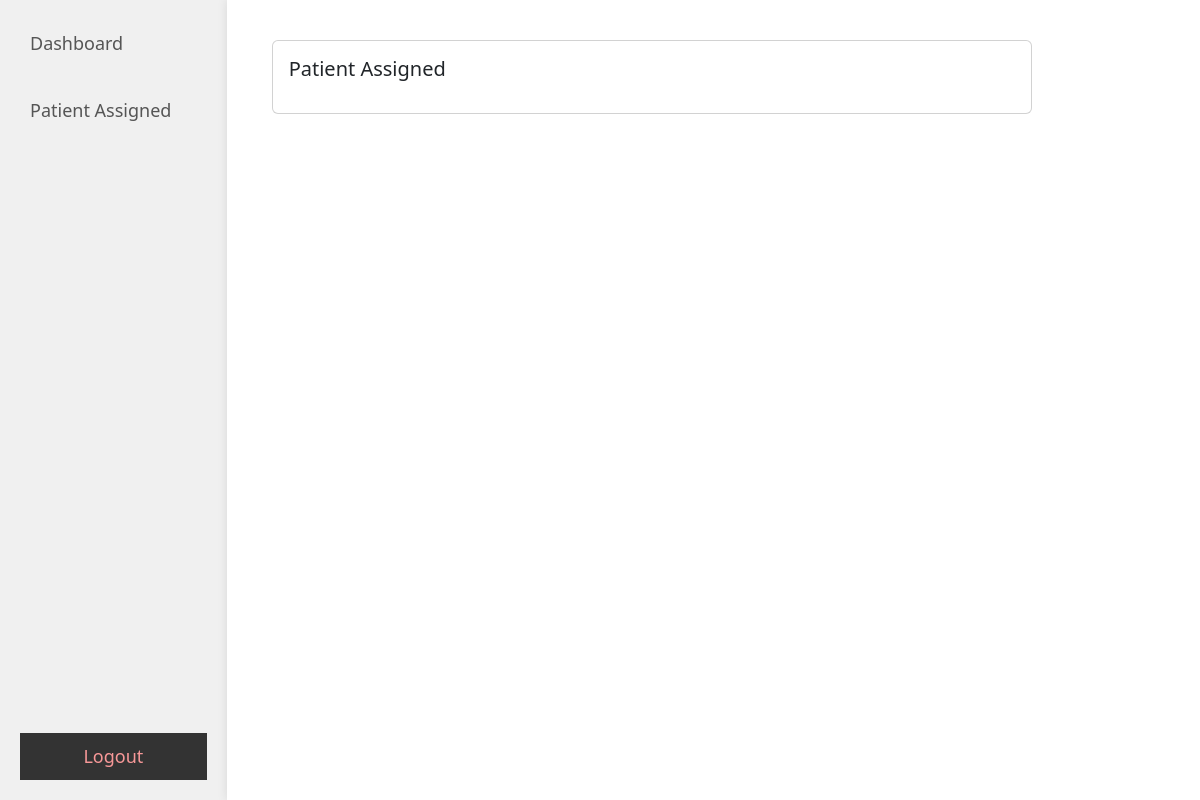
/patient_assign (signed in), run on an earlier commit of the app's database.
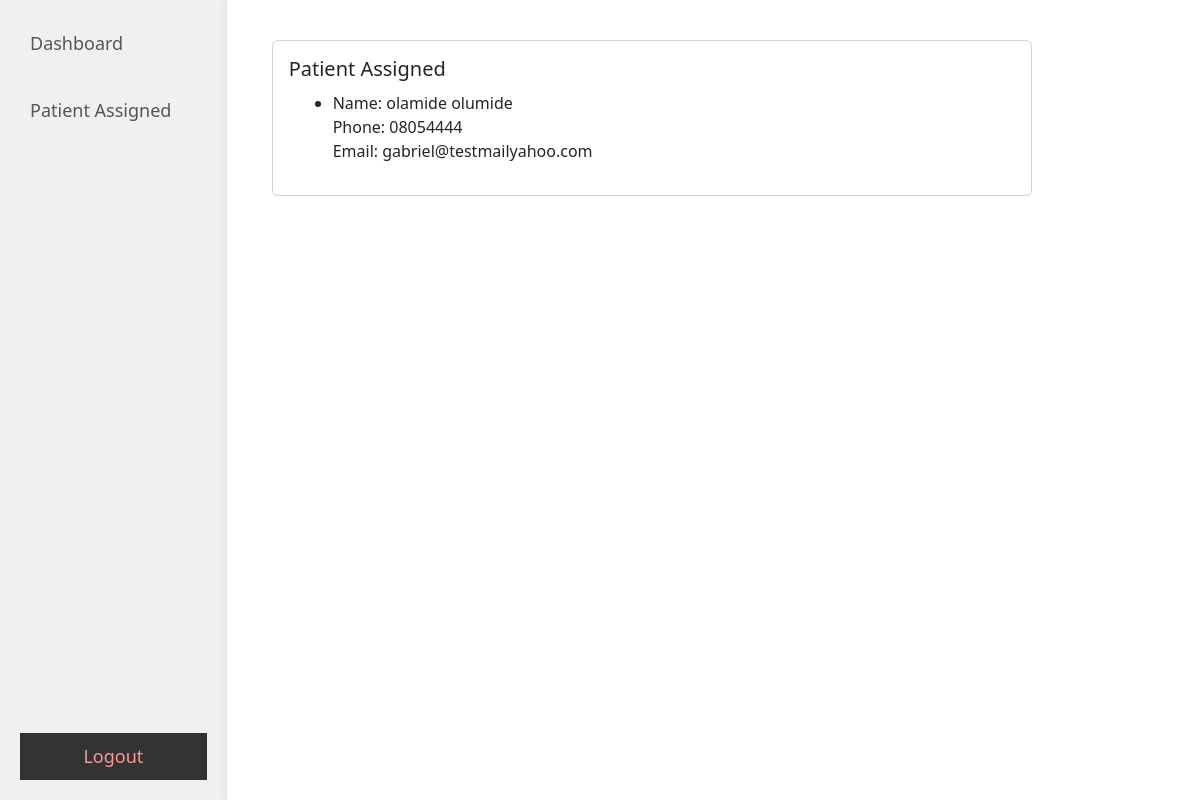
And on a later commit of the database.
### tables this page shows
CREATE TABLE users (
        id INTEGER PRIMARY KEY AUTOINCREMENT,
        firstname TEXT,
        lastname TEXT,
        username TEXT,
        email TEXT,
        password TEXT,
        phone TEXT,
        address TEXT,
        state TEXT
    , doctor_id INT);

### app.py (the view)
@app.route('/patient_assign')
def patient_assign():
    doctor_id = session.get('doctor_id')
    print(f"Doctor ID: {doctor_id}")
    conn = get_db_connection()
    cur = conn.cursor()
    cur.execute('SELECT * FROM users WHERE doctor_id = ?', (doctor_id,))
    patients = cur.fetchall()
    conn.close()
    return render_template('patient_assign.html', patients=patients)

### app.py (called while the page is built)
def get_db_connection():
    conn = sqlite3.connect('database.db')
    conn.row_factory = sqlite3.Row
    return conn

### templates/patient_assign.html (shortened to what this page needs)
<!DOCTYPE html>
<html>
  <head>
    <link
      rel="stylesheet"
      type="text/css"
      href="{{ url_for('static', filename='css/user_dashboard.css') }}"
    />
    <link
      rel="stylesheet"
      type="text/css"
      href="{{ url_for('static', filename='css/user_profile.css') }}"
    />
    <link
      href="https://cdn.jsdelivr.net/npm/bootstrap@5.2.3/dist/css/bootstrap.min.css"
      rel="stylesheet"
    />
  </head>
  <body>
    <div class="dashboard-container">
      <div class="dashboard-content">
        <div class="dashboard-links">
          <ul>
            <li><a href="{{ url_for('doctor_dashboard') }}">Dashboard</a></li>
            <li>
<li><a href="{{ url_for('patient_assign') }}">Patient Assigned</a></li>
            </li>
            <li><a href="{{ url_for('booking') }}"></a></li>
          </ul>
          <button>
            <a href="{{ url_for('logout') }}" class="logout">Logout</a>
          </button>
        </div>
      </div>
      <div class="profile-container">
        <div class="profile-info">
          <div class="card">
            <div class="card-body">
              <h2 class="card-title">Patient Assigned</h2>
              <div class="container">
    <ul>
        {% for patient in patients %}
            <li>
                Name: {{ patient.firstname }} {{ patient.lastname }}<br>
                Phone: {{ patient.phone }}<br>
                Email: {{ patient.email }}<br>
            </li>
        {% endfor %}
            </div>
            </div>
          </div>
        </div>
      </div>
    </div>
  </body>
</html>

### static/css/user_dashboard.css (style rules this page uses)
html, body { margin: 0; padding: 0; }
.dashboard-container { display: flex; width: 100%; min-height: 100vh; }
.dashboard-content { flex: 1; order: 1; background-color: #f0f0f0; padding: 20px; box-shadow: 0 0 10px rgba(0, 0, 0, 0.1); max-height: 100vh; overflow-y: auto; scrollbar-width: none; }
.dashboard-links { display: flex; flex-direction: column; height: 100%; justify-content: space-between; }
.dashboard-links ul { list-style-type: none; padding: 0; }
.dashboard-links ul li { margin-bottom: 20px; }
.dashboard-links ul a { text-decoration: none; font-size: 18px; color: #555; display: block; padding: 10px 10px; width: max-content; border-radius: 5px; transition: 0.3s all ease-in-out; }
button { background-color: #333333; text-align: center; border: none; padding: 10px; cursor: pointer; margin-bottom: 80px; }
button a { text-decoration: none; font-size: 18px; color: rgb(247, 152, 152); }

### static/css/user_profile.css (style rules this page uses)
body { font-family: Arial, sans-serif; }
.profile-container { flex: 5; order: 2; text-align: justify; padding: 20px; background-color: #fff; box-shadow: 0 0 10px rgba(0, 0, 0, 0.1); max-height: 100vh; overflow-y: auto; }
.profile-info { padding: 20px; border-radius: 5px; margin-left: 5px; max-width: 800px; }
.profile-info h2 { font-size: 20px; margin-bottom: 10px; }

What changed in the data, as far as the page shows it:
now on this page (row edited): users: firstname "olamide", lastname "olumide", phone "08054444", email "gabriel@testmailyahoo.com"
